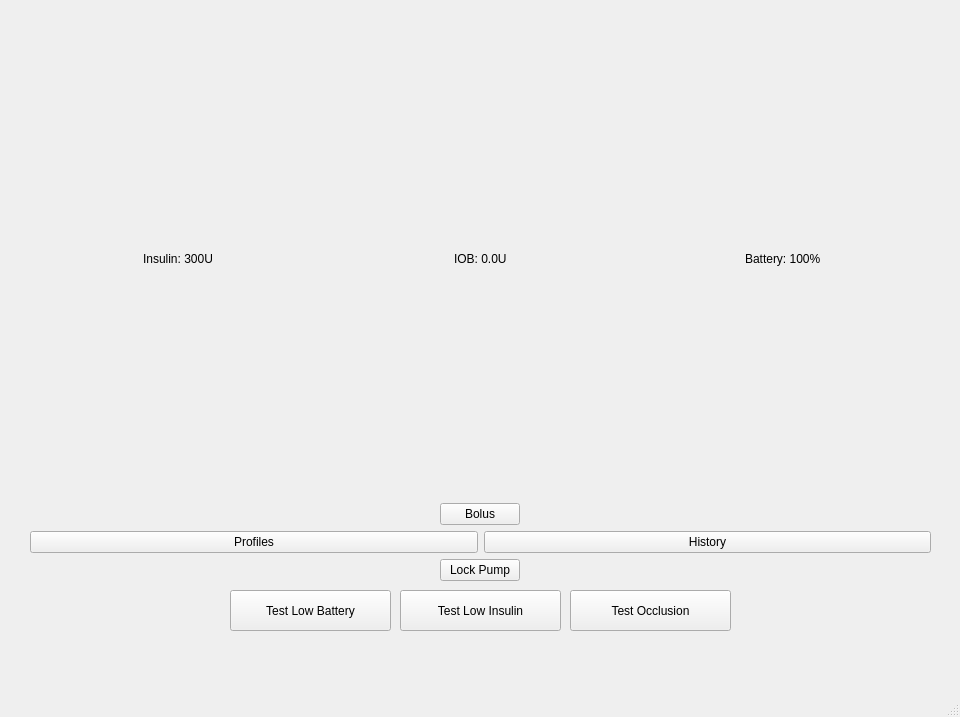
<?xml version="1.0" encoding="UTF-8"?>
<ui version="4.0">
 <class>MainWindow</class>
 <widget class="QMainWindow" name="MainWindow">
  <property name="geometry">
   <rect>
    <x>0</x>
    <y>0</y>
    <width>960</width>
    <height>717</height>
   </rect>
  </property>
  <property name="windowTitle">
   <string>MainWindow</string>
  </property>
  <widget class="QWidget" name="centralwidget">
   <widget class="QStackedWidget" name="stackedWidget">
    <property name="geometry">
     <rect>
      <x>20</x>
      <y>10</y>
      <width>921</width>
      <height>581</height>
     </rect>
    </property>
    <widget class="QWidget" name="homeScreen">
     <widget class="QWidget" name="verticalLayoutWidget">
      <property name="geometry">
       <rect>
        <x>10</x>
        <y>10</y>
        <width>901</width>
        <height>561</height>
       </rect>
      </property>
      <layout class="QVBoxLayout" name="verticalLayout">
       <item>
        <layout class="QHBoxLayout" name="horizontalLayout">
         <item alignment="Qt::AlignHCenter">
          <widget class="QLabel" name="lblInsulin">
           <property name="text">
            <string>Insulin: 300U</string>
           </property>
          </widget>
         </item>
         <item alignment="Qt::AlignHCenter">
          <widget class="QLabel" name="lblIOB">
           <property name="text">
            <string>IOB: 0.0U</string>
           </property>
          </widget>
         </item>
         <item alignment="Qt::AlignHCenter">
          <widget class="QLabel" name="lblBattery">
           <property name="text">
            <string>Battery: 100%</string>
           </property>
          </widget>
         </item>
        </layout>
       </item>
       <item alignment="Qt::AlignHCenter">
        <widget class="QPushButton" name="btnBolus">
         <property name="text">
          <string>Bolus</string>
         </property>
        </widget>
       </item>
       <item>
        <layout class="QHBoxLayout" name="horizontalLayout_2">
         <item>
          <widget class="QPushButton" name="btnProfiles">
           <property name="text">
            <string>Profiles</string>
           </property>
          </widget>
         </item>
         <item>
          <widget class="QPushButton" name="btnHistory">
           <property name="text">
            <string>History</string>
           </property>
          </widget>
         </item>
        </layout>
       </item>
       <item alignment="Qt::AlignHCenter">
        <widget class="QPushButton" name="btnLock">
         <property name="text">
          <string>Lock Pump</string>
         </property>
        </widget>
       </item>
      </layout>
     </widget>
    </widget>
    <widget class="QWidget" name="bolusScreen">
     <widget class="QWidget" name="formLayoutWidget">
      <property name="geometry">
       <rect>
        <x>20</x>
        <y>10</y>
        <width>891</width>
        <height>451</height>
       </rect>
      </property>
      <layout class="QFormLayout" name="formLayout">
       <item row="0" column="1">
        <widget class="QLineEdit" name="txtCarbs">
         <property name="text">
          <string>Carbs (Grams):</string>
         </property>
         <property name="placeholderText">
          <string extracomment="Carbs (Grams):"/>
         </property>
        </widget>
       </item>
       <item row="1" column="1">
        <widget class="QLineEdit" name="txtGlucose">
         <property name="text">
          <string>Glucose (mg/dL): </string>
         </property>
         <property name="placeholderText">
          <string extracomment="Glucose (mg/dL):"/>
         </property>
        </widget>
       </item>
       <item row="2" column="1">
        <widget class="QLabel" name="lblBolusResult">
         <property name="text">
          <string>Suggested Bolus: 0.0U</string>
         </property>
        </widget>
       </item>
      </layout>
     </widget>
     <widget class="QPushButton" name="btnCalculate">
      <property name="geometry">
       <rect>
        <x>30</x>
        <y>470</y>
        <width>301</width>
        <height>41</height>
       </rect>
      </property>
      <property name="text">
       <string>Calculate</string>
      </property>
     </widget>
     <widget class="QPushButton" name="btnDeliver">
      <property name="geometry">
       <rect>
        <x>570</x>
        <y>470</y>
        <width>331</width>
        <height>41</height>
       </rect>
      </property>
      <property name="text">
       <string>Deliver</string>
      </property>
     </widget>
     <widget class="QPushButton" name="btnBack_3">
      <property name="geometry">
       <rect>
        <x>400</x>
        <y>470</y>
        <width>91</width>
        <height>41</height>
       </rect>
      </property>
      <property name="text">
       <string>Back</string>
      </property>
     </widget>
    </widget>
    <widget class="QWidget" name="profileScreen">
     <widget class="QWidget" name="verticalLayoutWidget_2">
      <property name="geometry">
       <rect>
        <x>19</x>
        <y>19</y>
        <width>891</width>
        <height>551</height>
       </rect>
      </property>
      <layout class="QVBoxLayout" name="verticalLayout_2">
       <item>
        <widget class="QPushButton" name="btnAddProfile">
         <property name="text">
          <string>Add Profile</string>
         </property>
        </widget>
       </item>
       <item>
        <widget class="QPushButton" name="btnEditProfile">
         <property name="text">
          <string>Edit Profile</string>
         </property>
        </widget>
       </item>
       <item>
        <widget class="QPushButton" name="btnDeleteProfile">
         <property name="text">
          <string>Delete Profile</string>
         </property>
        </widget>
       </item>
       <item>
        <widget class="QPushButton" name="btnSetActive">
         <property name="text">
          <string>Set Active</string>
         </property>
        </widget>
       </item>
       <item>
        <widget class="QListWidget" name="lstProfiles">
         <item>
          <property name="text">
           <string>Default</string>
          </property>
         </item>
         <item>
          <property name="text">
           <string>Exercise</string>
          </property>
         </item>
         <item>
          <property name="text">
           <string>Sleep</string>
          </property>
         </item>
        </widget>
       </item>
       <item alignment="Qt::AlignHCenter">
        <widget class="QPushButton" name="btnBack">
         <property name="text">
          <string>Back</string>
         </property>
        </widget>
       </item>
      </layout>
     </widget>
    </widget>
    <widget class="QWidget" name="historyScreen">
     <widget class="QWidget" name="verticalLayoutWidget_3">
      <property name="geometry">
       <rect>
        <x>10</x>
        <y>10</y>
        <width>901</width>
        <height>561</height>
       </rect>
      </property>
      <layout class="QVBoxLayout" name="verticalLayout_History">
       <item>
        <widget class="QChartView" name="glucoseChart">
         <property name="sizePolicy">
          <sizepolicy hsizetype="Expanding" vsizetype="Expanding">
           <horstretch>0</horstretch>
           <verstretch>0</verstretch>
          </sizepolicy>
         </property>
        </widget>
       </item>
       <item alignment="Qt::AlignVCenter">
        <widget class="QTableWidget" name="deliveryHistory">
         <column>
          <property name="text">
           <string>Time</string>
          </property>
          <property name="font">
           <font>
            <weight>75</weight>
            <bold>true</bold>
           </font>
          </property>
          <property name="textAlignment">
           <set>AlignCenter</set>
          </property>
         </column>
         <column>
          <property name="text">
           <string>Type</string>
          </property>
          <property name="font">
           <font>
            <weight>75</weight>
            <bold>true</bold>
           </font>
          </property>
          <property name="textAlignment">
           <set>AlignCenter</set>
          </property>
         </column>
         <column>
          <property name="text">
           <string>Units</string>
          </property>
          <property name="font">
           <font>
            <weight>75</weight>
            <bold>true</bold>
           </font>
          </property>
          <property name="textAlignment">
           <set>AlignCenter</set>
          </property>
         </column>
        </widget>
       </item>
       <item alignment="Qt::AlignHCenter">
        <widget class="QPushButton" name="btnBack_2">
         <property name="text">
          <string>Back</string>
         </property>
        </widget>
       </item>
      </layout>
     </widget>
    </widget>
    <widget class="QWidget" name="lockScreen">
     <widget class="QLineEdit" name="txtPIN">
      <property name="geometry">
       <rect>
        <x>390</x>
        <y>250</y>
        <width>121</width>
        <height>25</height>
       </rect>
      </property>
      <property name="echoMode">
       <enum>QLineEdit::Password</enum>
      </property>
      <property name="alignment">
       <set>Qt::AlignHCenter|Qt::AlignTop</set>
      </property>
     </widget>
     <widget class="QPushButton" name="btnUnlock">
      <property name="geometry">
       <rect>
        <x>410</x>
        <y>280</y>
        <width>83</width>
        <height>41</height>
       </rect>
      </property>
      <property name="text">
       <string>Unlock</string>
      </property>
     </widget>
    </widget>
   </widget>
   <widget class="QPushButton" name="btnTestLowInsulin">
    <property name="geometry">
     <rect>
      <x>400</x>
      <y>590</y>
      <width>161</width>
      <height>41</height>
     </rect>
    </property>
    <property name="text">
     <string>Test Low Insulin</string>
    </property>
   </widget>
   <widget class="QPushButton" name="btnTestLowBattery">
    <property name="geometry">
     <rect>
      <x>230</x>
      <y>590</y>
      <width>161</width>
      <height>41</height>
     </rect>
    </property>
    <property name="text">
     <string>Test Low Battery</string>
    </property>
   </widget>
   <widget class="QPushButton" name="btnTestOcclusion">
    <property name="geometry">
     <rect>
      <x>570</x>
      <y>590</y>
      <width>161</width>
      <height>41</height>
     </rect>
    </property>
    <property name="text">
     <string>Test Occlusion</string>
    </property>
   </widget>
  </widget>
  <widget class="QStatusBar" name="statusbar"/>
  <widget class="QMenuBar" name="menubar">
   <property name="geometry">
    <rect>
     <x>0</x>
     <y>0</y>
     <width>960</width>
     <height>22</height>
    </rect>
   </property>
  </widget>
 </widget>
 <customwidgets>
  <customwidget>
   <class>QChartView</class>
   <extends>QGraphicsView</extends>
   <header location="global">qchartview.h</header>
  </customwidget>
 </customwidgets>
 <resources/>
 <connections/>
</ui>
